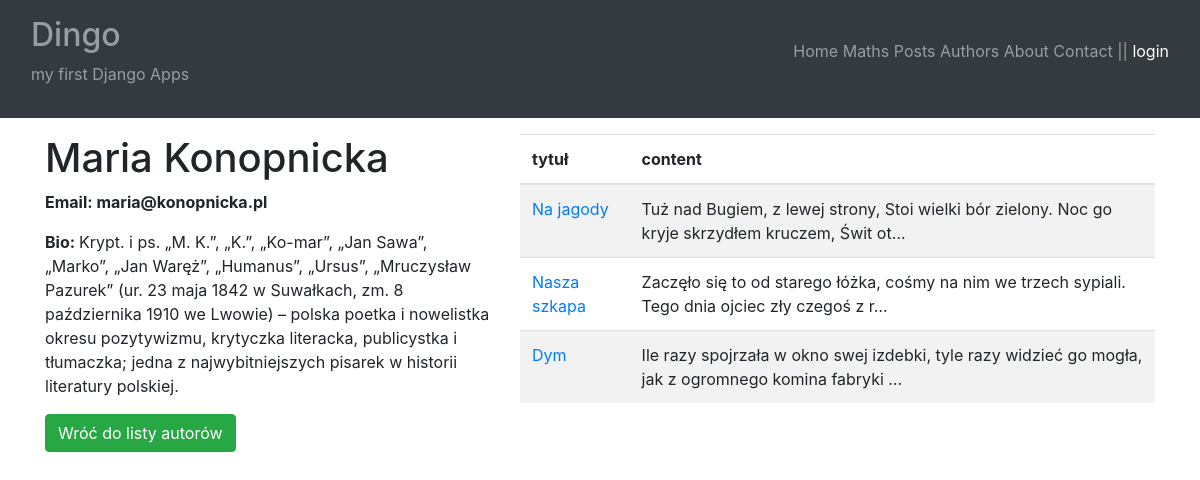
/blog/author-details/7, run on the app's committed database.
### posts/models.py (models this page shows, shortened)
class Author(models.Model):
    nick = models.CharField(max_length=25, unique=True)
    bio = models.TextField(
        blank=True,
        null=True
    )
    email = models.EmailField()

class Post(models.Model):
    title = models.CharField(
        max_length=65,
        unique=True
    )
    content = models.TextField()
    create = models.DateTimeField(auto_now_add=True)
    modified = models.DateTimeField(
        auto_now=True,
        blank=True,
        null=True
    )
    author = models.ForeignKey(
        "posts.Author",
        on_delete=models.CASCADE,
        blank=True,
        null=True
    )
    class Meta:
        ordering = ["-modified"]

### posts/views.py (the view)
# urls.py: path("author-details/<int:id>", author_details, name="author_details"),
def author_details(request,id):
    author = Author.objects.get(id=id)
    posts = Post.objects.filter(author_id=id)
    return render(
        request=request,
        template_name="posts/author_details.html",
        context={
            "author": author,
            "posts": posts
        }
    )

### posts/templates/posts/author_details.html (shortened to what this page needs)
{% extends "main.html" %}
{% block content %}
<div class="row">
    <div class="col-5">
        <h1>{{ author.nick }}</h1>
        <p><strong>Email: {{ author.email }}</strong></p>
        <p><strong>Bio: </strong>{{ author.bio }}</p>
        <a class="btn btn-success" href="{% url 'blog:authors_list' %}">Wróć do listy autorów</a>
    </div>
    <div class="col">
        <table class="table table-striped">
            <thead>
              <tr>
                <th scope="col">tytuł</th>
                <th scope="col">content</th>
              </tr>
            </thead>
            <tbody>
                {% for p in posts %}
                    <tr>
                        <td><a href="{% url 'blog:post_details' p.id %}">{{ p.title }}</a></td>
                        <td>{{ p.content|truncatechars:100 }}</td>
                    </tr>
                {% endfor %}
            </tbody>
        </table>
    </div>
</div>
{% endblock %}

### data on the page
Author: nick "Maria Konopnicka", email "maria@konopnicka.pl", bio "Krypt. i ps. „M. K.”, „K.”, „Ko-mar”, „Jan Sawa”, „Marko”, „Jan Waręż”, „Humanus”, „Ursus”, „Mruczysław Pazurek” (ur. 23 maja 1842 w Suwałkach, zm. 8 października 1910 we Lwowie) – polska poetka i nowelistka okresu pozytywizmu, krytyczka literacka, publicystka i tłumaczka; jedna z najwybitniejszych pisarek w historii literatury polskiej."
Post: title "Na jagody", content "Tuż nad Bugiem, z lewej strony, Stoi wielki bór zielony. Noc go kryje skrzydłem kruczem, Świt ot…"
Post: title "Nasza szkapa", content "Zaczęło się to od starego łóżka, cośmy na nim we trzech sypiali. Tego dnia ojciec zły czegoś z r…"
Post: title "Dym", content "Ile razy spojrzała w okno swej izdebki, tyle razy widzieć go mogła, jak z ogromnego komina fabryki …"
